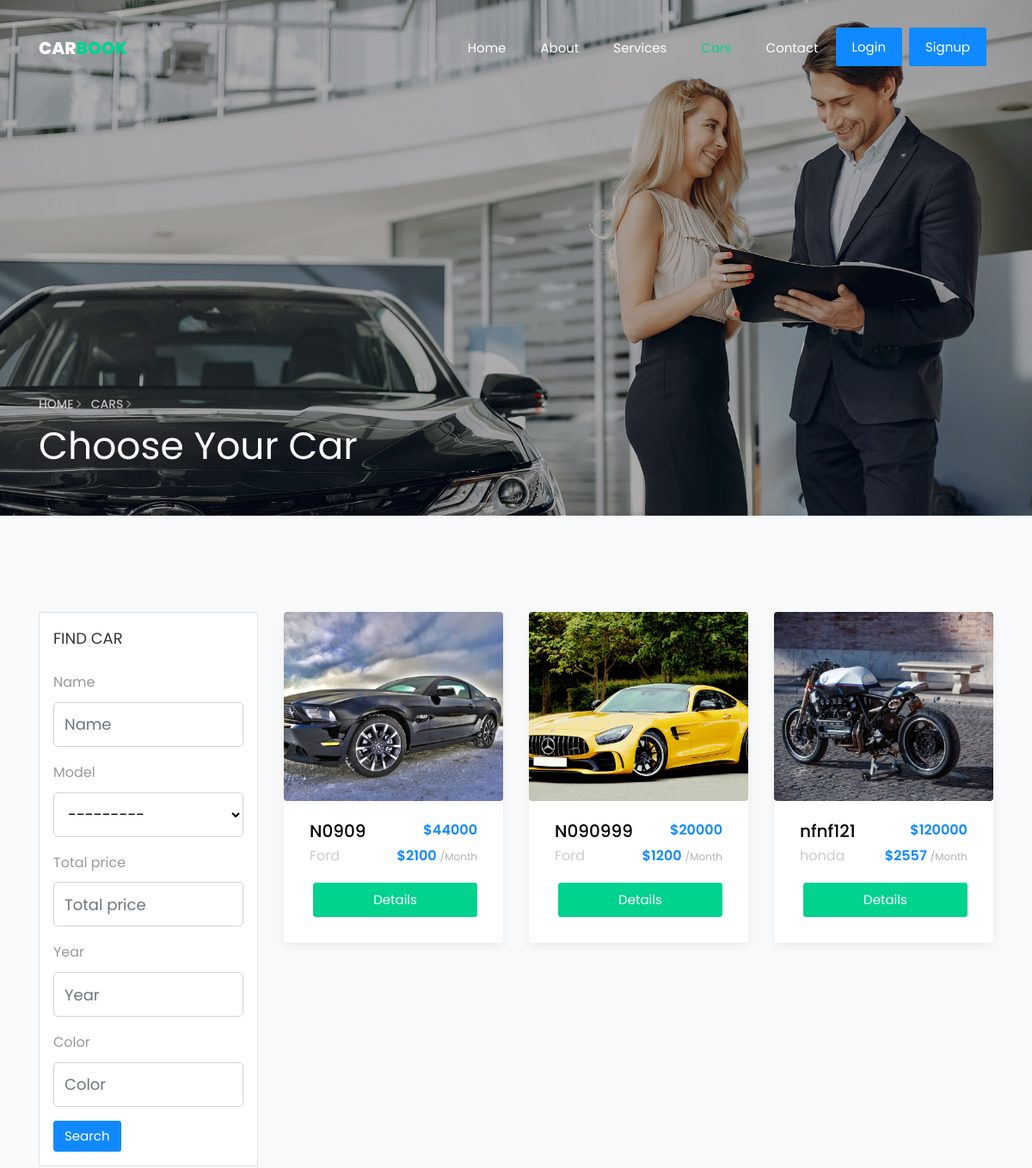
Page /cars/ (upper part) on the earlier database version.
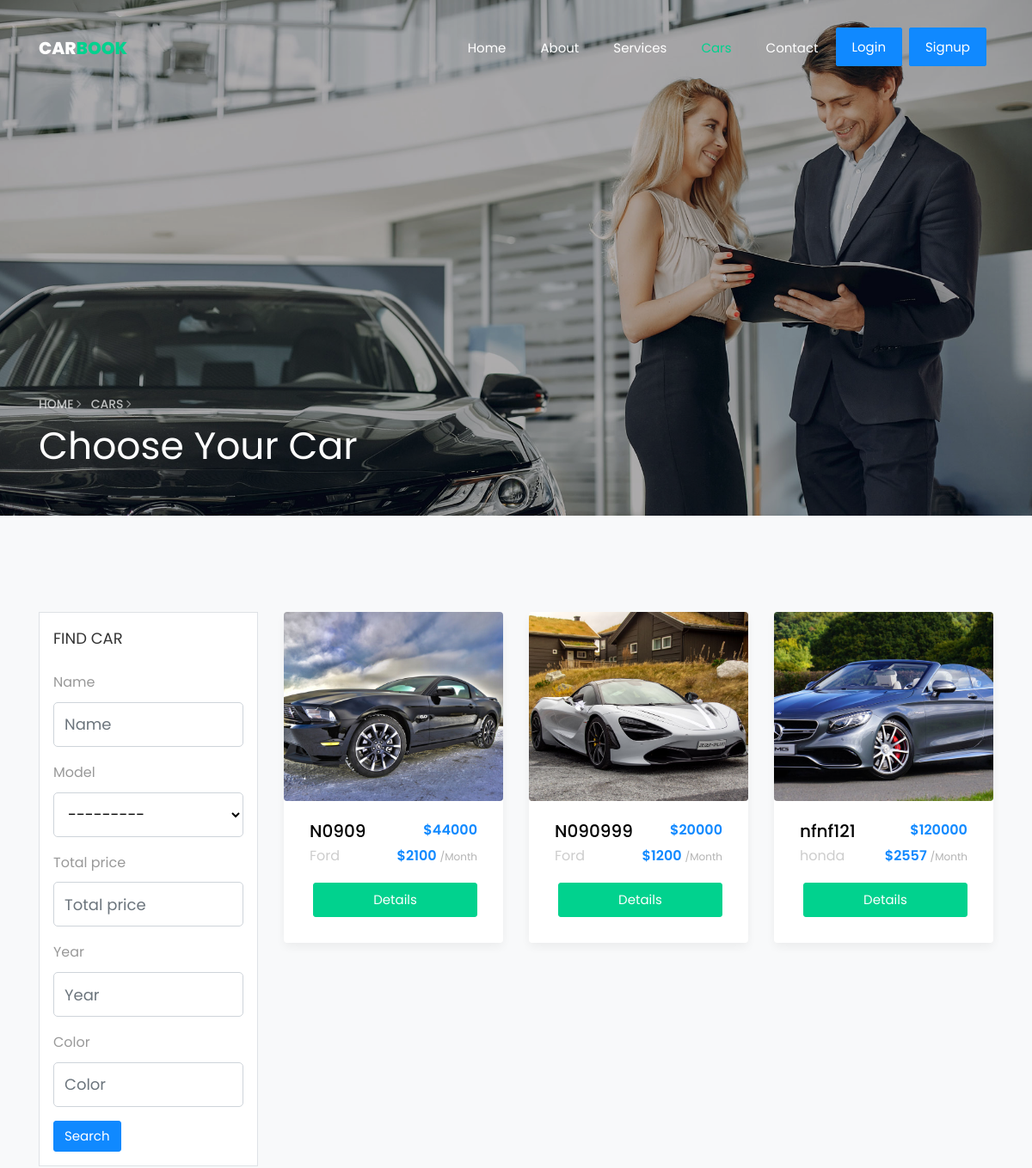
Same page on the later database version.
### cars/models.py (models this page shows, shortened)
class Car(models.Model):
    owner = models.ForeignKey(User, related_name='car_owner', on_delete=models.CASCADE)
    name = models.CharField(max_length=100 , help_text="enter your vin number her")
    image_cover = models.ImageField(upload_to='cars/')
    total_price = models.IntegerField(default=0)
    price_per_month = models.IntegerField(default=0,null=True,blank=True)
    description = models.TextField(max_length=10000)
    features = models.TextField(max_length=10000,null=True,blank=True)
    created_at = models.DateTimeField( default=timezone.now)
    slug = models.SlugField(null=True,blank=True)
    model = models.ForeignKey("Model",related_name='car_model', on_delete=models.CASCADE)
    mileage = models.CharField( max_length=50)
    transmission = models.CharField( max_length=50,null=True,blank=True)
    specifications = models.CharField( max_length=50,null=True,blank=True)
    fuel = models.CharField( max_length=50)
    color = models.CharField( max_length=50)
    cylinders = models.IntegerField()
    doors = models.IntegerField()
    year = models.IntegerField()
    class Meta:
        verbose_name_plural = "Cars"
    def get_absolute_url(self):
        return reverse("car_details", kwargs={"pk":self.pk})

class Model(models.Model):
    name = models.CharField(max_length=60)
    class Meta:
        verbose_name_plural = "Car Model"
    def __str__(self):
        return str(self.name)

### cars/views.py (the view)
# urls.py: path('' ,views.CarList.as_view() , name="car_list" ),
class CarList(FilterView):
    model = Car
    paginate_by = 6
    filterset_class = CarsFilter
    template_name = 'cars/car_list.html'

### cars/templates/cars/car_list.html (shortened to what this page needs)
{% extends "base.html" %}
{% load bootstrap4 %}
{% load static %}
{% block body %}
<section class="hero-wrap hero-wrap-2 js-fullheight" style="background-image: url('{% static 'images/bg_3.jpg'%}');"
    data-stellar-background-ratio="0.5">
    <div class="overlay"></div>
    <div class="container">
        <div class="row no-gutters slider-text js-fullheight align-items-end justify-content-start">
            <div class="col-md-9 ftco-animate pb-5">
                <p class="breadcrumbs"><span class="mr-2"><a href="/">Home <i
                                class="ion-ios-arrow-forward"></i></a></span> <span>Cars <i
                            class="ion-ios-arrow-forward"></i></span></p>
                <h1 class="mb-3 bread">Choose Your Car</h1>
            </div>
        </div>
    </div>
</section>
<section class="ftco-section bg-light">
    <div class="container">
        <div class="row">
            <div class="col-md-3 sidebar ">
                <div class="sidebar-wrap bg-white border p-3 ftco-animate">
                    <h3 class="heading mb-4">Find Car</h3>
                    <form class="form">
                        {% bootstrap_form filter.form %}
                        {% buttons %}
                        <button type="submit" class="btn btn-primary">Search</button>
                        {% endbuttons %}
                    </form>
                </div>
            </div>
            <div class="col-md-9">
                <div class="row">
                    {% if object_list %}
                    {% for car in object_list %}
                    <div class="col-md-4">
                        <div class="car-wrap rounded ftco-animate">
                            <div class="img rounded d-flex align-items-end"
                                style="background-image: url({{car.image_cover.url}});">
                            </div>
                            <div class="text">
                                <div class="d-flex justify-content-between">
                                    <h2 class="mb-0"><a href="{{car.get_absolute_url}}">{{car.name}}</a></h2>
                                    <p class="price ml-auto">${{car.total_price}}</p>
                                </div>
                                <div class="d-flex mb-3">
                                    <span class="cat">{{car.model}}</span>
                                    <p class="price ml-auto">${{car.price_per_month}} <span>/Month</span></p>
                                </div>
                                <p class="d-flex mb-0 d-block"> <a href="{{car.get_absolute_url}}"
                                        class="btn btn-secondary w-100 py-2 ml-1">Details</a></p>
                            </div>
                        </div>
                    </div>
                    {% endfor %}
                    {% else %}
                    <div class="text-center w-100 pt-5">
                        <h2>No Result found</h2>
                    </div>
                    {% endif %}
                </div>
            </div>
        </div>
    </div>
</section>
{% endblock body %}

Differences in the rows shown:
changed Car (number 2 of 3 on the later page): image_cover: a different picture
changed Car "nfnf121": image_cover: a different picture
